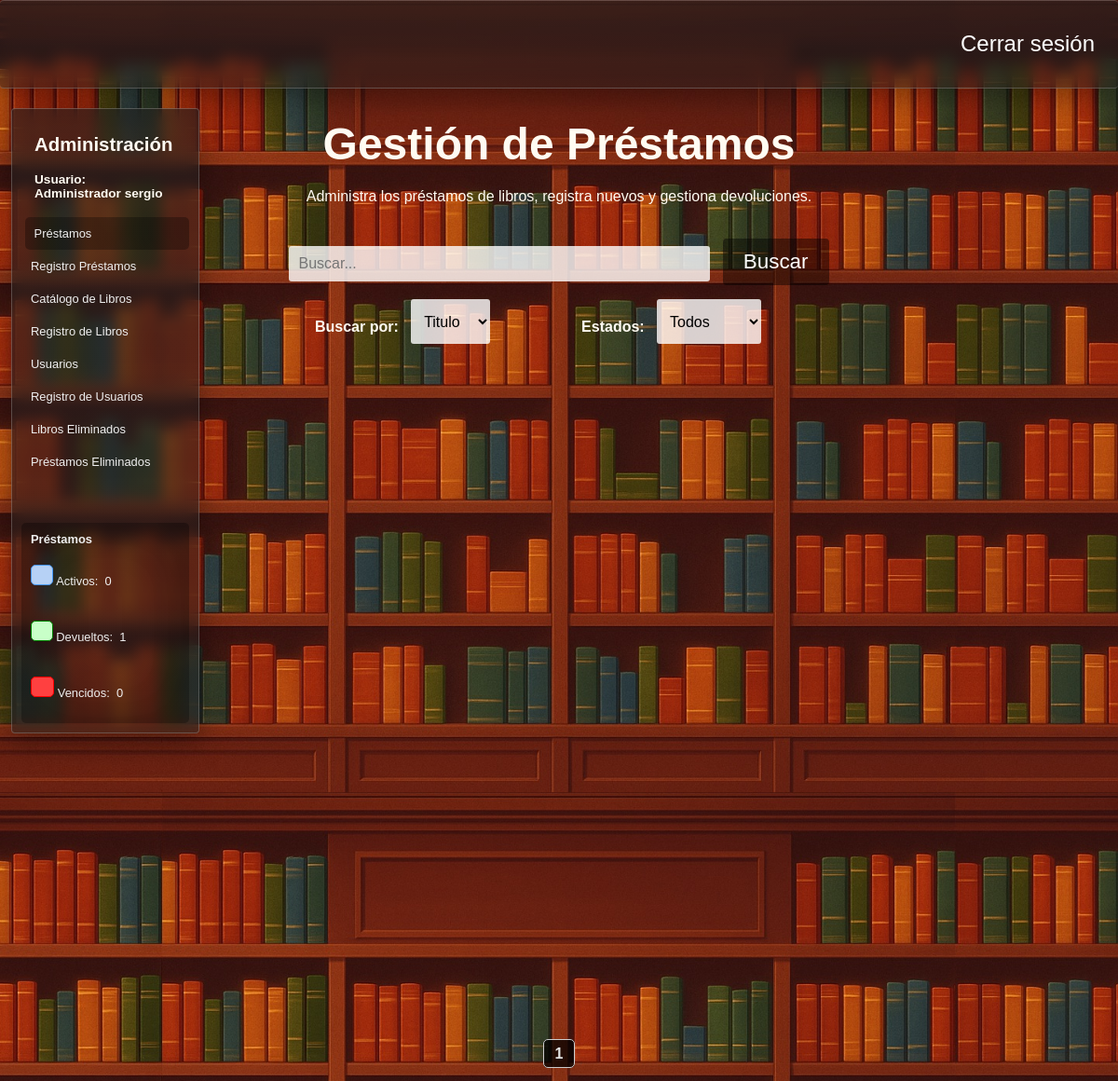
Before: /prestamos (signed in) with the older database file.
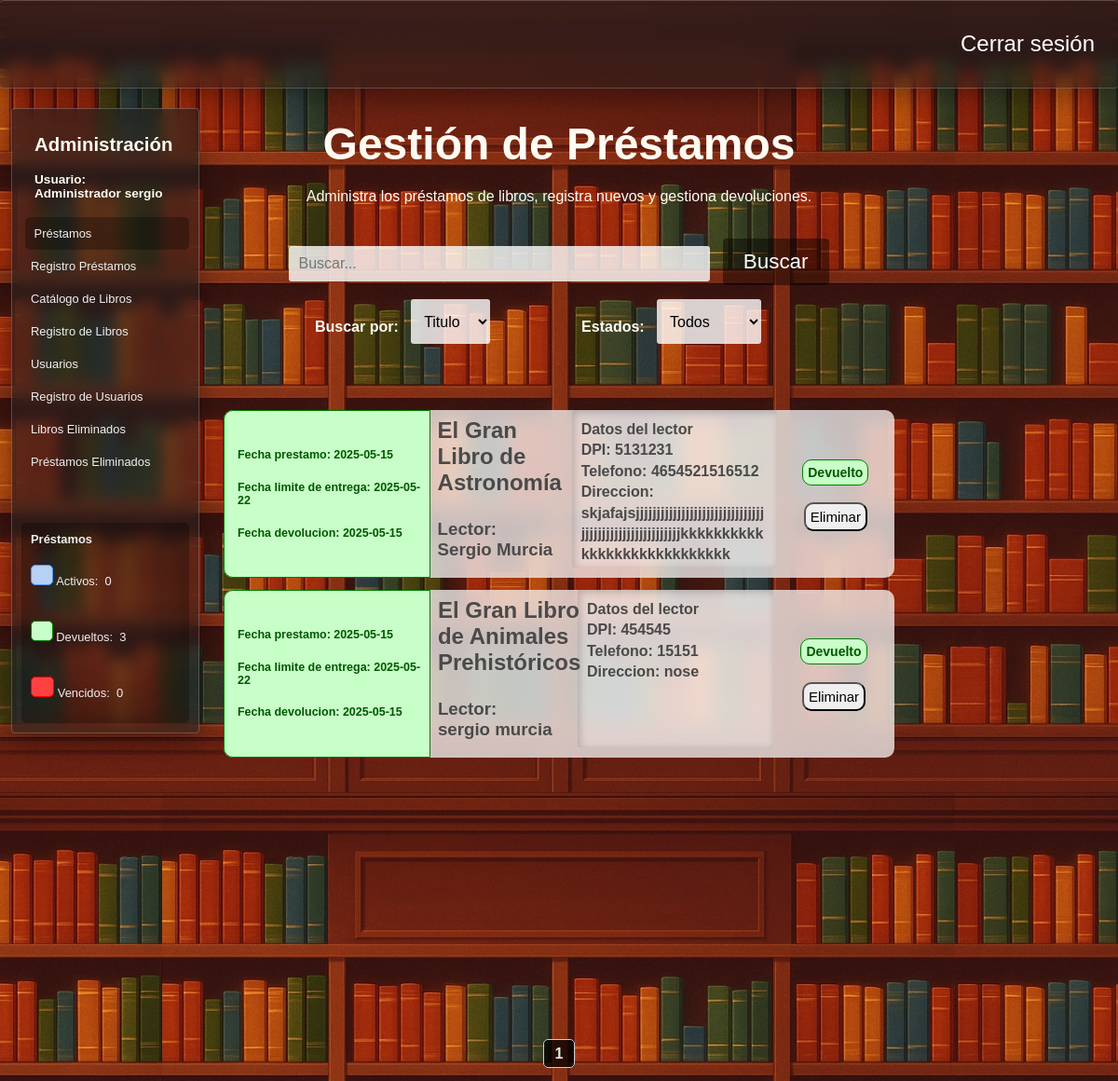
After: the same page with the newer database file.
### tables this page shows
CREATE TABLE "Prestamos" (
	"id_prestamo"	INTEGER NOT NULL,
	"dpi_usuario"	TEXT NOT NULL,
	"nombre"	TEXT NOT NULL,
	"apellido"	TEXT NOT NULL,
	"direccion"	TEXT NOT NULL,
	"num_telefono"	TEXT,
	"id_libro"	INTEGER NOT NULL,
	"grado"	TEXT,
	"id_estado"	TEXT NOT NULL,
	"fecha_prestamo"	DATE NOT NULL,
	"fecha_entrega_estimada"	DATE NOT NULL,
	"fecha_devolucion"	DATE,
	PRIMARY KEY("id_prestamo" AUTOINCREMENT),
	FOREIGN KEY("id_estado") REFERENCES "Estados"("id_estado"),
	FOREIGN KEY("id_libro") REFERENCES "Libros"("id_libro")
);

CREATE TABLE "Libros" (
	"id_libro"	INTEGER,
	"Titulo"	TEXT NOT NULL,
	"Tomo"	INTEGER,
	"ano_publicacion"	TEXT,
	"ISBN"	TEXT,
	"numero_paginas"	INTEGER  NOT NULL,
	"numero_copias"	INTEGER  NOT NULL,
	PRIMARY KEY("id_libro" AUTOINCREMENT),
	UNIQUE("Titulo", "Tomo")
);

### app.py (the view)
@app.route("/prestamos",methods = ["GET","POST"])
def prestamos():
    if "usuario" not in session:
        return redirect("/") #Solo se puede acceder con session iniciada
    conexion = conexion_BD()
    query = conexion.cursor()
    estados = request.args.get("estados", "Todos")
    verificar_vencidos()
    pagina = request.args.get("page", 1, type=int) #Recibe el parametro de la URL llamado page
    prestamos_por_pagina = 7
    offset = (pagina - 1) * prestamos_por_pagina
    query.execute("select count(*) from prestamos")
    total_prestamos = query.fetchone()[0]
    total_paginas = math.ceil(total_prestamos / prestamos_por_pagina)
    query.execute("""select p.fecha_prestamo, p.fecha_entrega_estimada, p.fecha_devolucion, l.Titulo, p.nombre, p.apellido, p.dpi_usuario, p.num_telefono,  p.direccion, e.estado, p.id_prestamo
                    from Prestamos p
                    join Libros l on p.id_libro = l.id_libro
                    join Estados e on p.id_estado = e.id_estado
                  order by e.id_estado asc, p.fecha_prestamo desc
                  limit ? offset ?""",(prestamos_por_pagina,offset))
    prestamos = query.fetchall()
    query.execute("Select Count(*) from prestamos where id_estado = 1") #Prestamos vencidos
    prestamos_vencidos = query.fetchone()[0]
    query.execute("Select Count(*) from prestamos where id_estado = 2") #Prestamos activos
    prestamos_activos = query.fetchone()[0]
    query.execute("Select Count(*) from prestamos where id_estado = 3") #Prestamos devueltos
    prestamos_devueltos = query.fetchone()[0]
    query.close()
    conexion.close()
    return render_template("prestamos.html",prestamos=prestamos,estados=estados,pagina=pagina,total_paginas=total_paginas,
                           prestamos_activos=prestamos_activos,prestamos_devueltos=prestamos_devueltos,prestamos_vencidos=prestamos_vencidos)

### app.py (called while the page is built, shortened)
def verificar_vencidos():
    conexion = conexion_BD()
    query = conexion.cursor()
    hoy = datetime.today().date()
    query.execute("""select id_prestamo, fecha_entrega_estimada
                    from Prestamos
                    where id_estado = 2""")  # Solo prestamos que esten activos (no revisaremos los que ya esten devueltos o vencidos)
    prestamos_para_verificar = query.fetchall()
    query.close()
    conexion.close()

### config.py (called while the page is built)
def conexion_BD():
    return sqlite3.connect(DB_PATH)

### templates/prestamos.html (shortened to what this page needs)
<!DOCTYPE html>
<html lang="es">
<head>
    <link rel="stylesheet" href="{{ url_for('static', filename='estilo_prestamos.css') }}">
    <link rel="stylesheet" href="{{ url_for('static', filename='barra_lateral.css') }}">
    <link rel="stylesheet" href="{{ url_for('static', filename='filtros.css') }}">
    <link rel="stylesheet" href="{{ url_for('static', filename='general.css') }}">
</head>
<body>
    <header>
        <div class="navbar fondo-cristal">
            <a href="{{ url_for('logout') }}">Cerrar sesión</a>
        </div>
    </header>
    <main>
        {% if ((session["rol"]) == "Administrador") or ((session["rol"]) == "Bibliotecario") %}
        <section class="barra-lateral fondo-cristal">
            <h2>Administración</h2>
            <h4>Usuario: <br>
            {{session["rol"]}}&nbsp;{{session["usuario"]}}</h4>
            <nav>
                <a href="{{ url_for('prestamos') }}" id="pagina-actual">Préstamos </a>
                <a href="{{ url_for('registro_prestamos') }}">Registro Préstamos</a>
                <a href="{{ url_for('libros') }}">Catálogo de Libros </a>
                <a href="{{ url_for('insertar_libro') }}">Registro de Libros</a>
                {% if session["rol"] == "Administrador" %}
                <a href="{{ url_for('usuarios') }}">Usuarios</a>
                <a href="{{ url_for('registrar_usuarios') }}">Registro de Usuarios</a>
                <a href="{{ url_for('libros_eliminados') }}">Libros Eliminados</a>
                <a href="{{ url_for('prestamos_eliminados') }}">Préstamos Eliminados</a>
                {% endif %}
                <div class="conteo-prestamos">
                    <span>
                        <strong>Préstamos</strong>
                    </span>
                    <span>
                        <span id="azul"> </span>&nbsp;Activos:&nbsp;
                        {{prestamos_activos}}
                        <br><br>
                    </span>
                    <span>
                        <span id="verde"> </span>&nbsp;Devueltos:&nbsp;
                        {{prestamos_devueltos}}
                        <br><br>
                    </span>
                    <span>
                        <span id="rojo"> </span>&nbsp;Vencidos:&nbsp;
                        {{prestamos_vencidos}}
                        <br><br>
                    </span>
                </div>
            </nav>
        </section>
        {% endif %}
        <div class="div-busqueda">
            <form class="frm-prestamos" action="/buscar_prestamo" method="GET">
                <label for="buscar_prestamo"><h1>Gestión de Préstamos</h1>Administra los préstamos de libros, registra nuevos y gestiona devoluciones.</label><br><br><br>
                <input class="buscar-prestamo" id="cuadro-busqueda" type="text" name="buscar_prestamo" autocomplete="off" placeholder="Buscar...">&nbsp;&nbsp;
                <section class="menu-filtros">
                    <nav>
                        <section>
                            <h4> Buscar por: &nbsp;&nbsp;</h4>
                            <select name="filtro-busqueda" id="filtro-busqueda">
                                <option value="Titulo"
                                    >
                                    Titulo
                                </option>
                            </select>
                        </section>
                        <section>
                            <h4> Estados: &nbsp;&nbsp; </h4>
                            <select name="estados" id="estados">
                                <option value="Todos"
                                    {% if estados == "Todos" %}
                                        selected
                                    {% endif %}>
                                    Todos
                                </option>
                            </select>
                        </section>
                    </nav>
                </section>
                <button id="btn-buscar" type="submit">Buscar</button>
            </form>
        </div>
        <div class="contendor-prestamos">
            {% for prestamo in prestamos %}
            <div class="prestamo">
                <span class="span-fechas"
                {% if (prestamo[9]) == 'Activo' %}
                    id="p-activo"
                {% elif (prestamo[9]) == 'Devuelto' %}
                    id="p-devuelto"
                {% elif (prestamo[9]) == 'Vencido' %}
                    id="p-vencido"
                {% endif %}
                >
                    <h2>Fecha prestamo: {{prestamo[0]}}</h2>
                    <h2>Fecha limite de entrega: {{prestamo[1]}}</h2>
                    <h2>Fecha devolucion: {{prestamo[2]}}</h2>
                </span>
                <span id="span-info-prestamos">
                    <h2>{{prestamo[3]}}</h2>
                    <h3>Lector: {{prestamo[4]}}&nbsp;{{prestamo[5]}} </h3>
                </span>
                <span id="span-informacion-lector">
                    <h4 class="h4-datos-lector">
                        <strong>Datos del lector</strong><br>
                        DPI: {{prestamo[6]}} <br>
                        Telefono: {{prestamo[7]}}<br>
                        Direccion: {{prestamo[8]}}<br>
                    </h4>
                </span>
                <span id="span-estado-prestamo">
                    {% if (prestamo[9]) == 'Activo' %}
                        <h4 id="p-activo">Activo</h4>
                        <div class="div-acciones-prestamo">
                            <form class="frm-devolver-prestamo" action="/devolver_prestamo" method="POST">
                                <input type="text" value="{{prestamo[10]}}" name="id_prestamo">
                                <button type="submit">Devolver</button>
                            </form>
                    {% elif (prestamo[9]) == 'Devuelto' %}
                        <h4 id="p-devuelto">Devuelto</h4>
                        <div class="div-acciones-prestamo">
                    {% endif %}
                    {% if (session["rol"] == 'Administrador') or (session["rol"] == 'Bibliotecario') %}
                        <form class="frm-eliminar-prestamo" action="/eliminar_prestamo" method="POST">
                            <button type="reset" class="btn-eliminacion"> Eliminar </button>
                        </form>
                    {% endif %}
                    </div>
                </span>
            </div>
            {% endfor %}
            <br><br><br><br>
        </div>
        <div class="paginacion">
            {% for p in range(pagina - 1, pagina + 2) %}
                {% if 1 <= p <= total_paginas %}
                    {% if p == pagina %}
                        <strong>{{ p }}</strong>
                    {% else %}
                        <a href="{{ url_for('buscar_prestamo', page=p, buscar_prestamo=busqueda, estados=estados, filtro_busqueda=filtro_busqueda) }}">{{ p }}</a>
                    {% endif %}
                {% endif %}
            {% endfor %}
        </div>
    </main>
</body>
</html>

### static/estilo_prestamos.css (style rules this page uses)
body { background-image: url('img/libros-loop-v2.jpg'); background-size: cover; background-position: top; }
main { height: 100vh; display: flex; flex-direction: column; justify-content: center; align-items: center; color: #fffbf2; }
.contendor-prestamos { display: block; position: relative; width: 60%; height: auto; min-height: 90%; top: 50%; z-index: 0; margin: 2rem auto; }
.div-acciones-prestamo { display: flex; gap: 1rem; flex-wrap: wrap; margin-bottom: 1rem; }
.prestamo { background-color: rgba(255, 255, 255, 0.721); backdrop-filter: blur(10px); display: flex; width: 100%; height: 25%; border-radius: 10px; margin-bottom: .8rem; color: #4a4a4a; transition: 0.3s ease-in-out; }
.span-fechas { position: relative; display: flex; width: 25%; min-width: 220px; flex-direction: column; justify-content: center; border-top-left-radius: 10px; border-bottom-left-radius: 10px; font-size: 52%; }
#span-info-prestamos { position: relative; display: flex; width: 30%; flex-direction:column; justify-content: flex-end; }
#span-info-prestamos h2 { margin-top: 8px; margin-left: 5%; position: absolute; top: 0%; }
#span-info-prestamos h3 { margin-top: 30px; margin-left: 5%; position: absolute; }
.h4-datos-lector { background-color: rgba(255, 255, 255, 0.252); padding: 10px; line-height: 1.4; margin: 0; height: 83%; border-radius: 3px; box-shadow: inset 2px 2px 8px rgba(0, 0, 0, 0.2); max-width: 200px; min-width: 190px; white-space: normal; text-overflow: ellipsis; overflow: hidden; word-wrap: break-word; }
#span-estado-prestamo { position: relative; width: 25%; border-top-right-radius: 15px; border-bottom-right-radius: 15px; display: flex; align-items: center; justify-content:center; flex-direction: column; max-width: 130px; margin-left: auto; }
#span-estado-prestamo h4 { border-radius: 10px; padding: 5px; font-size: 14px; }
#span-estado-prestamo button { border-radius: 10px; padding: 5px; font-size: 15px; transition: .3s ease-in-out; }
#p-devuelto { background-color: rgb(200, 255, 200); color: rgb(0, 87, 0); border: solid 1px green; }
form select, form input { padding: 10px; font-size: 1rem; border-radius: 3px; border: none; background-color: rgba(255, 255, 255, 0.8); color: black; }
form select { height: 3rem; }
.div-busqueda { text-align: center; position: absolute; top: 5rem; height: 40%; width: 60%; padding: 15px; border-radius: 4px; }
#cuadro-busqueda { width: 60%; }

### static/barra_lateral.css (style rules this page uses)
.barra-lateral { position: absolute; width: 15%; height: auto; left: 1%; top: 10%; padding: 10px; }
.barra-lateral nav { margin-top: 10%; }
.barra-lateral nav a { padding: 10px; color: #efefef; text-decoration: none; display: block; font-size: 1.4rem; transition: 0.2s ease-in-out; border-radius: 5px; }
.barra-lateral h4, .barra-lateral h2 { margin-left: 14px; }
#pagina-actual { background-color: rgba(0, 0, 0, 0.294); margin-left: 2%; }
.barra-lateral span { padding: 10px; color: #efefef; text-decoration: none; display: block; font-size: 1.4rem; transition: 0.2s ease-in-out; border-radius: 5px; }
.conteo-prestamos { margin-top: 3rem; box-shadow: inset 0px 0px 50px 20px rgba(0, 0, 0, 0.307); border-radius: 5px; }
#azul { background-color: rgb(182, 209, 245); color: rgb(31,65,175); border: solid 1px rgb(72, 152, 250); width: 1%; height: 1%; display: inline-block; }
#verde { background-color: rgb(200, 255, 200); color: rgb(0, 87, 0); border: solid 1px green; width: 1%; height: 1%; display: inline-block; }
#rojo { background-color: rgb(255, 64, 64); color: rgb(161, 0, 0); border: solid 1px red; width: 2%; height: 1%; display: inline-block; }
@media (max-width: 1280px) { .barra-lateral { font-size: 85%; } }
@media (max-width: 1280px) { .barra-lateral nav a { font-size: 95%; } }
@media (max-width: 1280px) { .barra-lateral div span { font-size: 95%; } }

### static/filtros.css (style rules this page uses)
.menu-filtros { position: absolute; display: flex; width: 100%; }
.menu-filtros nav { margin-top: 2%; display: flex; width: 90%; justify-content: space-evenly; }
h2 { margin-left: 14px; }
.menu-filtros nav section { display: flex; }

Changed rows visible on the page:
added Prestamos: fecha_prestamo "2025-05-15", fecha_entrega_estimada "2025-05-22", fecha_devolucion "2025-05-15", Titulo "El Gran Libro de Astronomía", nombre "Sergio", apellido "Murcia", dpi_usuario "5131231", num_telefono "4654521516512", direccion "skjafajsjjjjjjjjjjjjjjjjjjjjjjjjjjjjjjjjjjjjjjjjjjjjjjjjjjjjjjjkkkkkkkkkkkkkkkkkkkkkkkkkkkk"
added Prestamos: fecha_prestamo "2025-05-15", fecha_entrega_estimada "2025-05-22", fecha_devolucion "2025-05-15", Titulo "El Gran Libro de Animales Prehistóricos", nombre "sergio", apellido "murcia", dpi_usuario "454545", num_telefono "15151", direccion "nose"
Other visible differences:
{{ prestamos_devueltos }}: "1" → "3"
